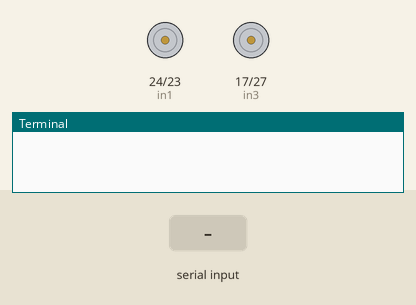
Bench run of a program on a simulated Raspberry Pi (BCM pin numbers). Shown: motor-driver pin pairs drawn as motors (green arrow = first pin HIGH = forward, orange = second pin HIGH = backward, longer = more drive, scaled by the enable pin), the last lines printed to the terminal. The test bench sets the inputs (shaded band). The camera gives no picture and a still takes 0.5 s.

Above: at 1.2 s.
1.3 s: "w" typed at the terminal, then Enter
At 1.8 s:
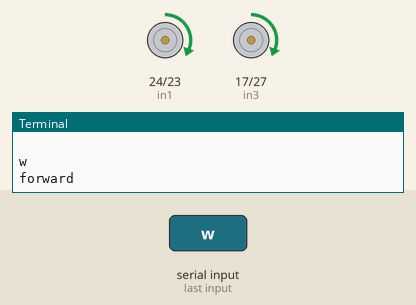
2.8 s: "s" typed at the terminal, then Enter
At 4.0 s:
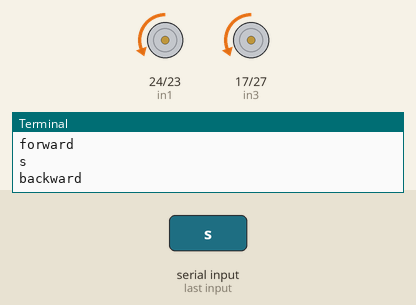
4.3 s: "a" typed at the terminal, then Enter
At 5.3 s:
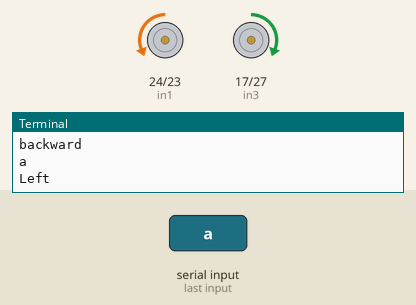
5.8 s: "d" typed at the terminal, then Enter
At 6.4 s:
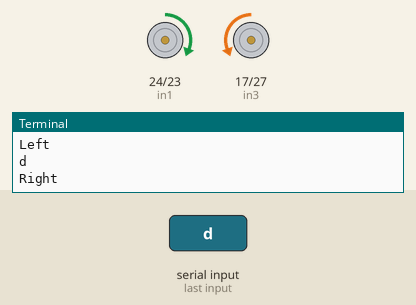
7.3 s: "2" typed at the terminal, then Enter
At 7.6 s:
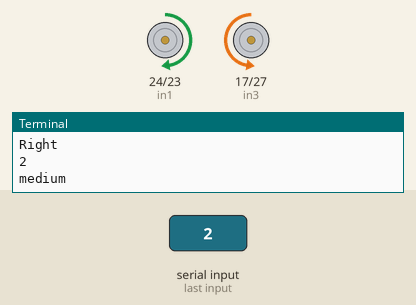
8.8 s: "0" typed at the terminal, then Enter
At 9.9 s:
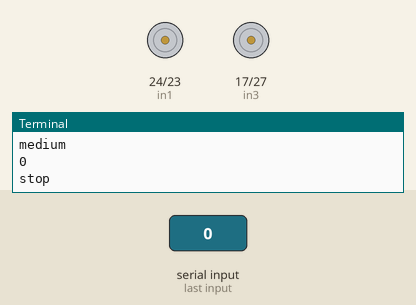
Timing chart, 0 to 11.3 s (numbered marks = the images above; inputs shaded):
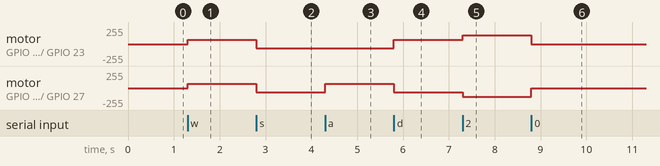

Measured:
- after the input at 1.3 s, motor on GPIO 24 (in1) / GPIO 23 (in2), motor on GPIO 17 (in3) / GPIO 27 (in4): stopped → forward 64/255 at once
- after the input at 2.8 s, motor on GPIO 24 (in1) / GPIO 23 (in2), motor on GPIO 17 (in3) / GPIO 27 (in4): forward 64/255 → backward 64/255 at once
- after the input at 4.3 s, motor on GPIO 17 (in3) / GPIO 27 (in4): backward 64/255 → forward 64/255 at once
- after the input at 5.8 s, motor on GPIO 24 (in1) / GPIO 23 (in2): backward 64/255 → forward 64/255 at once; motor on GPIO 17 (in3) / GPIO 27 (in4): forward 64/255 → backward 64/255 at once
- after the input at 7.3 s, motor on GPIO 24 (in1) / GPIO 23 (in2): forward 64/255 → forward 128/255 at once; motor on GPIO 17 (in3) / GPIO 27 (in4): backward 64/255 → backward 128/255 at once
- after the input at 8.8 s, motor on GPIO 24 (in1) / GPIO 23 (in2): forward 128/255 → stopped at once; motor on GPIO 17 (in3) / GPIO 27 (in4): backward 128/255 → stopped at once

The program:

Raspberry_Pi_RC_Car.py
```python
import RPi.GPIO as GPIO
from time import sleep


in1 = 24
in2 = 23
en = 25

in3 = 17
in4 = 27
en2 = 22

temp1=1

GPIO.setmode(GPIO.BCM)
GPIO.setup(in1,GPIO.OUT)
GPIO.setup(in2,GPIO.OUT)
GPIO.setup(en,GPIO.OUT)
GPIO.output(in1,GPIO.LOW)
GPIO.output(in2,GPIO.LOW)
GPIO.output(en,GPIO.HIGH)

GPIO.setup(in3,GPIO.OUT)
GPIO.setup(in4,GPIO.OUT)
GPIO.setup(en2,GPIO.OUT)
GPIO.output(in3,GPIO.LOW)
GPIO.output(in4,GPIO.LOW)
GPIO.output(en2,GPIO.HIGH)

p=GPIO.PWM(en,1000)
q=GPIO.PWM(en2,1000)

p.start(25)
q.start(25)

import time
import picamera


print("\n")
print("The default speed & direction of motor is LOW & Forward.....")
print("0-stop w-forward s-backward a-left d-right 1-low 2-medium 3-high r-record")
print("\n")

while(1):

    x=raw_input()

    if x=='0':
        print("stop")
        GPIO.output(in1,GPIO.LOW)
        GPIO.output(in3,GPIO.LOW)
        GPIO.output(in2,GPIO.LOW)
        GPIO.output(in4,GPIO.LOW)


    elif x=='w':
        print("forward")
        GPIO.output(in1,GPIO.HIGH)
        GPIO.output(in3,GPIO.HIGH)
        GPIO.output(in2,GPIO.LOW)
        GPIO.output(in4,GPIO.LOW)


    elif x=='s':
        print("backward")
        GPIO.output(in2,GPIO.HIGH)
        GPIO.output(in4,GPIO.HIGH)
        GPIO.output(in1,GPIO.LOW)
        GPIO.output(in3,GPIO.LOW)

    elif x=='a':
        print("Left")
        GPIO.output(in2,GPIO.HIGH)
        GPIO.output(in3,GPIO.HIGH)
        GPIO.output(in1,GPIO.LOW)
        GPIO.output(in4,GPIO.LOW)

    elif x=='d':
        print("Right")
        GPIO.output(in1,GPIO.HIGH)
        GPIO.output(in4,GPIO.HIGH)
        GPIO.output(in2,GPIO.LOW)
        GPIO.output(in3,GPIO.LOW)

    elif x=='1':
        print("low")
        p.ChangeDutyCycle(25)
        q.ChangeDutyCycle(25)


    elif x=='2':
        print("medium")
        p.ChangeDutyCycle(50)
        q.ChangeDutyCycle(50)


    elif x=='3':
        print("high")
        p.ChangeDutyCycle(100)
        q.ChangeDutyCycle(100)

    elif x=='r':
        with picamera.PiCamera() as camera:
            camera.resolution = (640, 480)
            camera.rotation=180
            camera.start_preview(fullscreen=False, window = (500, 100, 640, 480))
            time.sleep(2)
            camera.start_recording('/home/pi/Desktop/trialvideo.h264')
            time.sleep(5)
            camera.stop_recording()
            camera.stop_preview()


else:
    print("<<<  wrong data  >>>")
    print("please enter the defined data to continue.....")
```
